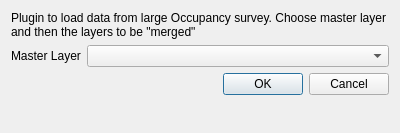
<?xml version="1.0" encoding="UTF-8"?>
<ui version="4.0">
 <class>Dialog</class>
 <widget class="QDialog" name="Dialog">
  <property name="geometry">
   <rect>
    <x>0</x>
    <y>0</y>
    <width>400</width>
    <height>133</height>
   </rect>
  </property>
  <property name="windowTitle">
   <string>Dialog</string>
  </property>
  <layout class="QFormLayout" name="formLayout">
   <property name="fieldGrowthPolicy">
    <enum>QFormLayout::AllNonFixedFieldsGrow</enum>
   </property>
   <item row="0" column="0" colspan="2">
    <widget class="QLabel" name="label">
     <property name="text">
      <string>Plugin to load data from large Occupancy survey. Choose master layer and then the layers to be &quot;merged&quot;</string>
     </property>
     <property name="wordWrap">
      <bool>true</bool>
     </property>
    </widget>
   </item>
   <item row="3" column="0">
    <widget class="QLabel" name="label_15">
     <property name="text">
      <string>Master Layer</string>
     </property>
    </widget>
   </item>
   <item row="3" column="1">
    <widget class="QgsMapLayerComboBox" name="cb_layerMaster"/>
   </item>
   <item row="4" column="0" colspan="2">
    <widget class="QDialogButtonBox" name="buttonBox">
     <property name="orientation">
      <enum>Qt::Horizontal</enum>
     </property>
     <property name="standardButtons">
      <set>QDialogButtonBox::Cancel|QDialogButtonBox::Ok</set>
     </property>
    </widget>
   </item>
  </layout>
 </widget>
 <customwidgets>
  <customwidget>
   <class>QgsMapLayerComboBox</class>
   <extends>QComboBox</extends>
   <header>qgis.gui</header>
  </customwidget>
 </customwidgets>
 <resources/>
 <connections>
  <connection>
   <sender>buttonBox</sender>
   <signal>accepted()</signal>
   <receiver>Dialog</receiver>
   <slot>accept()</slot>
   <hints>
    <hint type="sourcelabel">
     <x>248</x>
     <y>254</y>
    </hint>
    <hint type="destinationlabel">
     <x>157</x>
     <y>274</y>
    </hint>
   </hints>
  </connection>
  <connection>
   <sender>buttonBox</sender>
   <signal>rejected()</signal>
   <receiver>Dialog</receiver>
   <slot>reject()</slot>
   <hints>
    <hint type="sourcelabel">
     <x>316</x>
     <y>260</y>
    </hint>
    <hint type="destinationlabel">
     <x>286</x>
     <y>274</y>
    </hint>
   </hints>
  </connection>
 </connections>
</ui>
